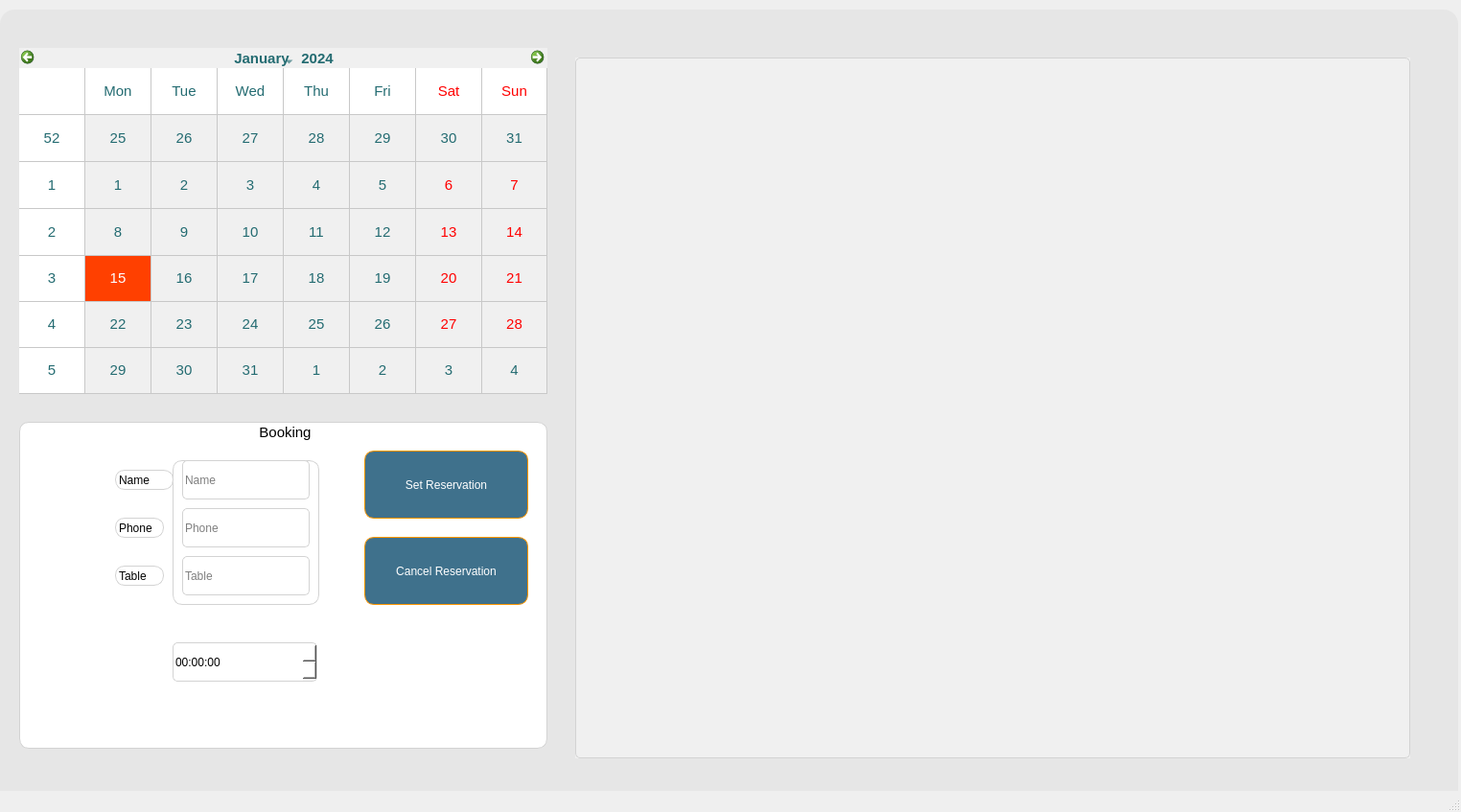
<?xml version="1.0" encoding="UTF-8"?>
<ui version="4.0">
 <class>MainWindow</class>
 <widget class="QMainWindow" name="MainWindow">
  <property name="geometry">
   <rect>
    <x>0</x>
    <y>0</y>
    <width>1524</width>
    <height>847</height>
   </rect>
  </property>
  <property name="windowTitle">
   <string>MainWindow</string>
  </property>
  <widget class="QWidget" name="centralwidget">
   <widget class="QFrame" name="frame">
    <property name="geometry">
     <rect>
      <x>0</x>
      <y>10</y>
      <width>1521</width>
      <height>831</height>
     </rect>
    </property>
    <property name="styleSheet">
     <string notr="true">
       background-color: #e6e6e6; /* Ελαφρώς ανοιχτότερο γκρι */
       border-radius: 15px; /* Στρογγυλεμένες γωνίες */
     </string>
    </property>
    <property name="frameShape">
     <enum>QFrame::Shape::StyledPanel</enum>
    </property>
    <property name="frameShadow">
     <enum>QFrame::Shadow::Raised</enum>
    </property>
    <widget class="QCalendarWidget" name="calendarWidget">
     <property name="geometry">
      <rect>
       <x>20</x>
       <y>40</y>
       <width>551</width>
       <height>361</height>
      </rect>
     </property>
     <property name="font">
      <font>
       <family>Segoe UI</family>
       <pointsize>11</pointsize>
       <italic>false</italic>
       <bold>false</bold>
      </font>
     </property>
     <property name="mouseTracking">
      <bool>true</bool>
     </property>
     <property name="tabletTracking">
      <bool>true</bool>
     </property>
     <property name="acceptDrops">
      <bool>true</bool>
     </property>
     <property name="autoFillBackground">
      <bool>false</bool>
     </property>
     <property name="styleSheet">
      <string notr="true">
        color: #236b71; /* Σκούρο μπλε-πράσινο */
        selection-background-color: #ff4000; /* Έντονο κόκκινο */
        alternate-background-color: #ffffff; /* Λευκό */
        background-color: #f0f0f0; /* Ελαφρώς ανοιχτό γκρι */
      </string>
     </property>
     <property name="gridVisible">
      <bool>true</bool>
     </property>
    </widget>
    <widget class="QGroupBox" name="booking_area">
     <property name="geometry">
      <rect>
       <x>20</x>
       <y>430</y>
       <width>551</width>
       <height>341</height>
      </rect>
     </property>
     <property name="font">
      <font>
       <pointsize>11</pointsize>
      </font>
     </property>
     <property name="mouseTracking">
      <bool>true</bool>
     </property>
     <property name="tabletTracking">
      <bool>true</bool>
     </property>
     <property name="acceptDrops">
      <bool>true</bool>
     </property>
     <property name="autoFillBackground">
      <bool>false</bool>
     </property>
     <property name="styleSheet">
      <string notr="true">
        background-color: #ffffff; /* Λευκό για καθαρή εμφάνιση */
        border: 1px solid #d3d3d3; /* Ανοιχτό γκρι περίγραμμα */
        border-radius: 10px; /* Στρογγυλεμένες γωνίες */
      </string>
     </property>
     <property name="title">
      <string>Booking</string>
     </property>
     <property name="alignment">
      <set>Qt::AlignmentFlag::AlignCenter</set>
     </property>
     <property name="flat">
      <bool>false</bool>
     </property>
     <property name="checkable">
      <bool>false</bool>
     </property>
     <widget class="QPushButton" name="bookingButton">
      <property name="geometry">
       <rect>
        <x>360</x>
        <y>30</y>
        <width>171</width>
        <height>71</height>
       </rect>
      </property>
      <property name="styleSheet">
       <string notr="true">
         QPushButton {
             color: #ffffff;
             border-radius: 10px;
             background-color: #3f718c;
             border: 1px solid #ff9500; /* Προσθήκη πορτοκαλί περιγράμματος */
         }
         QPushButton:hover {
             background-color: #636363;
         }
       </string>
      </property>
      <property name="text">
       <string>Set Reservation</string>
      </property>
     </widget>
     <widget class="QPushButton" name="cancelReservationButton">
      <property name="geometry">
       <rect>
        <x>360</x>
        <y>120</y>
        <width>171</width>
        <height>71</height>
       </rect>
      </property>
      <property name="styleSheet">
       <string notr="true">
         QPushButton {
             color: #ffffff;
             border-radius: 10px;
             background-color: #3f718c;
             border: 1px solid #ff9500; /* Προσθήκη πορτοκαλί περιγράμματος */
         }
         QPushButton:hover {
             background-color: #636363;
         }
       </string>
      </property>
      <property name="text">
       <string>Cancel Reservation</string>
      </property>
     </widget>
     <widget class="QTimeEdit" name="timeEdit_book">
      <property name="geometry">
       <rect>
        <x>160</x>
        <y>230</y>
        <width>151</width>
        <height>41</height>
       </rect>
      </property>
      <property name="styleSheet">
       <string notr="true">
         background-color: #ffffff;
         font: 12pt &quot;Segoe UI&quot;;
         border: 1px solid #d3d3d3;
         border-radius: 5px;
       </string>
      </property>
     </widget>
     <widget class="QFrame" name="frame_4">
      <property name="geometry">
       <rect>
        <x>160</x>
        <y>40</y>
        <width>153</width>
        <height>151</height>
       </rect>
      </property>
      <property name="frameShape">
       <enum>QFrame::Shape::StyledPanel</enum>
      </property>
      <property name="frameShadow">
       <enum>QFrame::Shadow::Raised</enum>
      </property>
      <widget class="QLineEdit" name="lineEdit_nameBook">
       <property name="geometry">
        <rect>
         <x>10</x>
         <y>0</y>
         <width>133</width>
         <height>41</height>
        </rect>
       </property>
       <property name="styleSheet">
        <string notr="true">
          background-color: #ffffff;
          font: italic 10pt &quot;Segoe UI&quot;;
          border: 1px solid #d3d3d3;
          border-radius: 5px;
        </string>
       </property>
       <property name="placeholderText">
        <string>Name</string>
       </property>
      </widget>
      <widget class="QLineEdit" name="lineEdit_phoneBook">
       <property name="geometry">
        <rect>
         <x>10</x>
         <y>50</y>
         <width>133</width>
         <height>41</height>
        </rect>
       </property>
       <property name="styleSheet">
        <string notr="true">
          background-color: #ffffff;
          font: italic 10pt &quot;Segoe UI&quot;;
          border: 1px solid #d3d3d3;
          border-radius: 5px;
        </string>
       </property>
       <property name="placeholderText">
        <string>Phone</string>
       </property>
      </widget>
      <widget class="QLineEdit" name="lineEdit_tableBook">
       <property name="geometry">
        <rect>
         <x>10</x>
         <y>100</y>
         <width>133</width>
         <height>41</height>
        </rect>
       </property>
       <property name="styleSheet">
        <string notr="true">
          background-color: #ffffff;
          font: italic 10pt &quot;Segoe UI&quot;;
          border: 1px solid #d3d3d3;
          border-radius: 5px;
        </string>
       </property>
       <property name="placeholderText">
        <string>Table</string>
       </property>
      </widget>
     </widget>
     <widget class="QLabel" name="label">
      <property name="geometry">
       <rect>
        <x>100</x>
        <y>50</y>
        <width>61</width>
        <height>21</height>
       </rect>
      </property>
      <property name="text">
       <string>Name</string>
      </property>
     </widget>
     <widget class="QLabel" name="label_2">
      <property name="geometry">
       <rect>
        <x>100</x>
        <y>150</y>
        <width>51</width>
        <height>21</height>
       </rect>
      </property>
      <property name="text">
       <string>Table</string>
      </property>
     </widget>
     <widget class="QLabel" name="label_3">
      <property name="geometry">
       <rect>
        <x>100</x>
        <y>100</y>
        <width>51</width>
        <height>21</height>
       </rect>
      </property>
      <property name="text">
       <string>Phone</string>
      </property>
     </widget>
    </widget>
    <widget class="QGraphicsView" name="graphicsView_reserve">
     <property name="enabled">
      <bool>true</bool>
     </property>
     <property name="geometry">
      <rect>
       <x>600</x>
       <y>50</y>
       <width>871</width>
       <height>731</height>
      </rect>
     </property>
     <property name="sizePolicy">
      <sizepolicy hsizetype="Minimum" vsizetype="Minimum">
       <horstretch>0</horstretch>
       <verstretch>0</verstretch>
      </sizepolicy>
     </property>
     <property name="minimumSize">
      <size>
       <width>10</width>
       <height>10</height>
      </size>
     </property>
     <property name="maximumSize">
      <size>
       <width>16777215</width>
       <height>16777215</height>
      </size>
     </property>
     <property name="mouseTracking">
      <bool>true</bool>
     </property>
     <property name="tabletTracking">
      <bool>true</bool>
     </property>
     <property name="autoFillBackground">
      <bool>true</bool>
     </property>
     <property name="styleSheet">
      <string notr="true">
        color: #cacaca;
        background-color: #f0f0f0;
        border: 1px solid #d3d3d3;
        border-radius: 5px;
      </string>
     </property>
     <property name="frameShape">
      <enum>QFrame::Shape::Box</enum>
     </property>
     <property name="frameShadow">
      <enum>QFrame::Shadow::Raised</enum>
     </property>
     <property name="sizeAdjustPolicy">
      <enum>QAbstractScrollArea::SizeAdjustPolicy::AdjustToContentsOnFirstShow</enum>
     </property>
    </widget>
   </widget>
  </widget>
  <widget class="QStatusBar" name="statusbar"/>
 </widget>
 <resources/>
 <connections/>
</ui>
